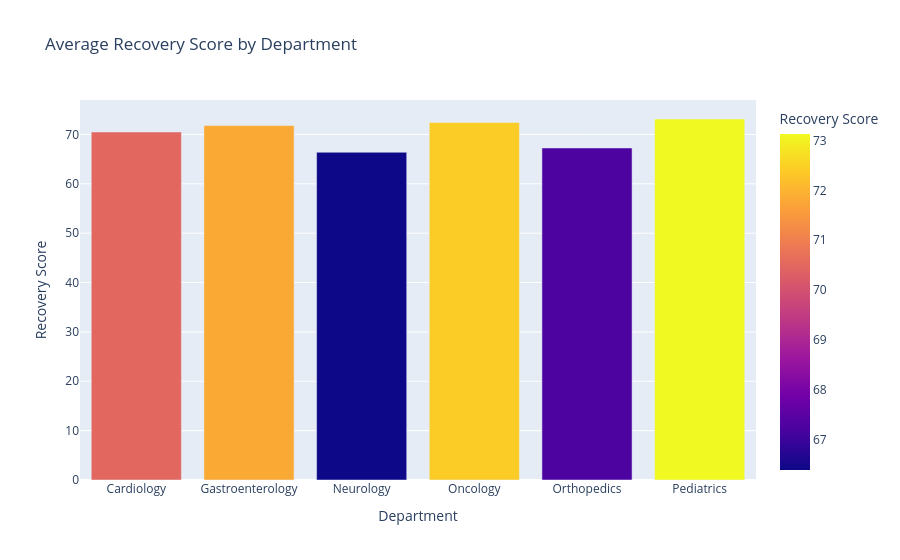

Write notebook code for a chart like this one.
### Code cell
dept_recovery = hospital_df.groupby("Department", as_index=False)["Recovery Score"].mean()

fig = px.bar(
    dept_recovery,
    x="Department",
    y="Recovery Score",
    color="Recovery Score",
    title="Average Recovery Score by Department"
)
fig.show()

### Figure 1 — Plotly figure (JSON) as saved in the notebook; plotly's stock layout.template omitted (floating-point values rounded to 4 significant figures)
{"data": [{"hovertemplate": "Department=%{x}<br>Recovery Score=%{marker.color}<extra></extra>", "legendgroup": "", "marker": {"color": [70.5, 71.8, 66.39, 72.42, 67.26, 73.13], "coloraxis": "coloraxis", "pattern": {"shape": ""}}, "name": "", "orientation": "v", "showlegend": false, "textposition": "auto", "type": "bar", "x": ["Cardiology", "Gastroenterology", "Neurology", "Oncology", "Orthopedics", "Pediatrics"], "xaxis": "x", "y": [70.5, 71.8, 66.39, 72.42, 67.26, 73.13], "yaxis": "y"}], "layout": {"barmode": "relative", "coloraxis": {"colorbar": {"title": {"text": "Recovery Score"}}, "colorscale": [[0, "#0d0887"], [0.1111, "#46039f"], [0.2222, "#7201a8"], [0.3333, "#9c179e"], [0.4444, "#bd3786"], [0.5556, "#d8576b"], [0.6667, "#ed7953"], [0.7778, "#fb9f3a"], [0.8889, "#fdca26"], [1, "#f0f921"]]}, "legend": {"tracegroupgap": 0}, "title": {"text": "Average Recovery Score by Department"}, "xaxis": {"anchor": "y", "domain": [0, 1], "title": {"text": "Department"}}, "yaxis": {"anchor": "x", "domain": [0, 1], "title": {"text": "Recovery Score"}}}}
